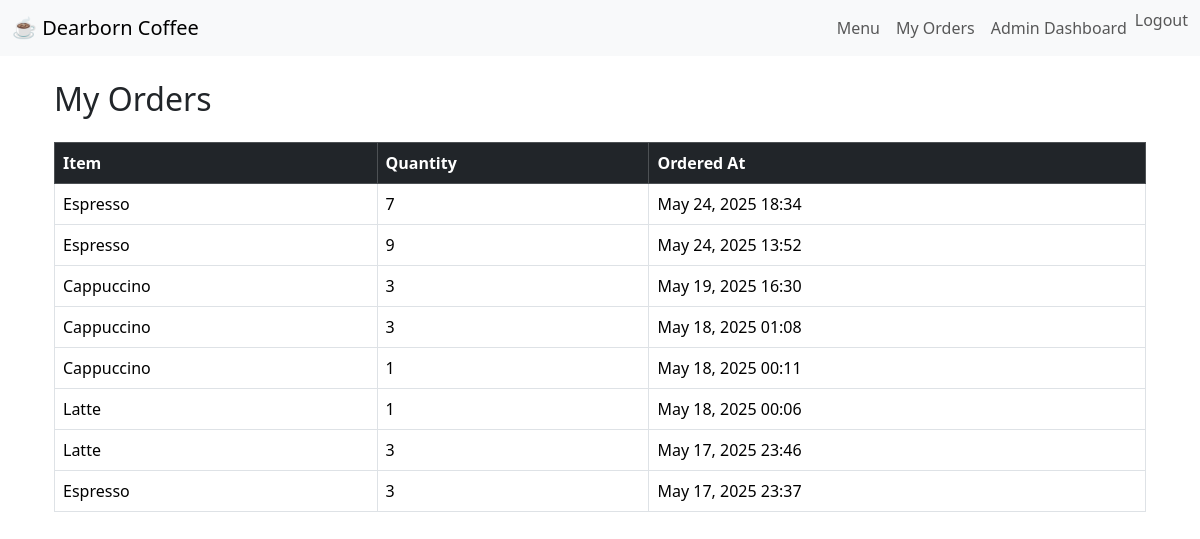
The app's page /myorders/ (signed in) with its own data.
### main/models.py (models this page shows, shortened)
class Order(models.Model):
    user = models.ForeignKey(User, on_delete=models.CASCADE)
    menu_item = models.ForeignKey(MenuItem, on_delete=models.CASCADE)
    quantity = models.PositiveIntegerField(default=1)
    created_at = models.DateTimeField(auto_now_add=True)

class MenuItem(models.Model):
    CATEGORY_CHOICES = [
        ('hot', 'Hot'),
        ('cold', 'Cold'),
        ('bakery', 'Bakery'),
    ]
    name = models.CharField(max_length=100)
    description = models.TextField(blank=True)
    price = models.DecimalField(max_digits=5, decimal_places=2)
    image = models.ImageField(upload_to='menu_images/', blank=True, null=True)
    stock = models.PositiveIntegerField(default=0)
    is_available = models.BooleanField(default=True)
    category = models.CharField(max_length=50, choices=CATEGORY_CHOICES, default='hot')
    is_featured = models.BooleanField(default=False)
    is_discounted = models.BooleanField(default=False)

### main/views.py (the view)
# urls.py: path('myorders/', views.my_orders, name='my_orders'),
def my_orders(request):
    orders = Order.objects.filter(user=request.user).order_by('-created_at')
    return render(request, 'main/my_orders.html', {'orders': orders})

### main/templates/main/my_orders.html
{% extends "main/base.html" %}
{% block content %}
<div class="container">
  <h2 class="mb-4">My Orders</h2>
  {% if orders %}
    <table class="table table-bordered">
      <thead class="table-dark">
        <tr>
          <th>Item</th>
          <th>Quantity</th>
          <th>Ordered At</th>
        </tr>
      </thead>
      <tbody>
        {% for order in orders %}
        <tr>
          <td>{{ order.menu_item.name }}</td>
          <td>{{ order.quantity }}</td>
          <td>{{ order.created_at|date:"M d, Y H:i" }}</td>
        </tr>
        {% endfor %}
      </tbody>
    </table>
  {% else %}
    <p>You have not placed any orders yet.</p>
  {% endif %}
</div>
{% endblock %}

### records on screen
Order: menu_item.name "Espresso", quantity "7", created_at "May 24, 2025 18:34"
Order: menu_item.name "Espresso", quantity "9", created_at "May 24, 2025 13:52"
Order: menu_item.name "Cappuccino", quantity "3", created_at "May 19, 2025 16:30"
Order: menu_item.name "Cappuccino", quantity "3", created_at "May 18, 2025 01:08"
Order: menu_item.name "Cappuccino", quantity "1", created_at "May 18, 2025 00:11"
Order: menu_item.name "Latte", quantity "1", created_at "May 18, 2025 00:06"
Order: menu_item.name "Latte", quantity "3", created_at "May 17, 2025 23:46"
Order: menu_item.name "Espresso", quantity "3", created_at "May 17, 2025 23:37"
